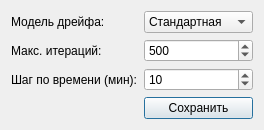
<?xml version="1.0" encoding="UTF-8"?>
<ui version="4.0">
 <class>CalculationSettingsForm</class>
 <widget class="QDialog" name="CalculationSettingsForm">
  <property name="windowTitle">
   <string>Настройки расчётов</string>
  </property>
  <layout class="QFormLayout" name="formLayout">
   <item row="0" column="0">
    <widget class="QLabel" name="labelDriftModel">
     <property name="text"><string>Модель дрейфа:</string></property>
    </widget>
   </item>
   <item row="0" column="1">
    <widget class="QComboBox" name="driftModel">
     <item><property name="text"><string>Стандартная</string></property></item>
     <item><property name="text"><string>Расширенная</string></property></item>
    </widget>
   </item>
   <item row="1" column="0">
    <widget class="QLabel" name="labelIterations">
     <property name="text"><string>Макс. итераций:</string></property>
    </widget>
   </item>
   <item row="1" column="1">
    <widget class="QSpinBox" name="maxIterations">
     <property name="minimum"><number>10</number></property>
     <property name="maximum"><number>10000</number></property>
     <property name="value"><number>500</number></property>
    </widget>
   </item>
   <item row="2" column="0">
    <widget class="QLabel" name="labelTimeStep">
     <property name="text"><string>Шаг по времени (мин):</string></property>
    </widget>
   </item>
   <item row="2" column="1">
    <widget class="QSpinBox" name="timeStep">
     <property name="minimum"><number>1</number></property>
     <property name="maximum"><number>180</number></property>
     <property name="value"><number>10</number></property>
    </widget>
   </item>
   <item row="3" column="1">
    <widget class="QPushButton" name="buttonSave">
     <property name="text"><string>Сохранить</string></property>
    </widget>
   </item>
  </layout>
 </widget>
 <resources/>
 <connections/>
</ui>
